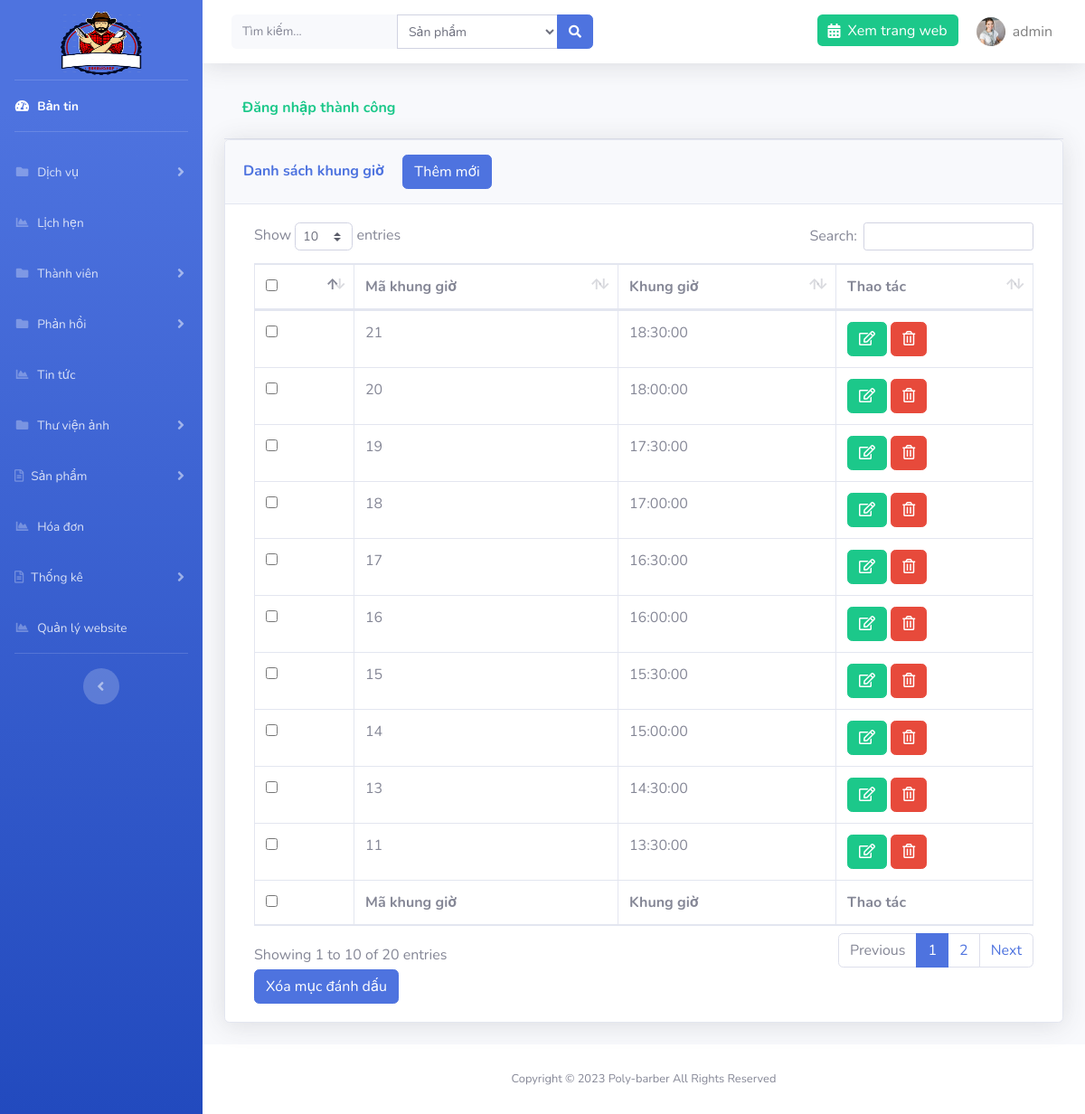
/admin/?page=time (signed in), run on the app's committed database.
### tables this page shows
CREATE TABLE `setting` (
  `id` int(11) NOT NULL,
  `logo` varchar(191) NOT NULL,
  `file_ico` varchar(191) NOT NULL,
  `title` varchar(191) NOT NULL,
  `introduce` text NOT NULL,
  `slogan` varchar(191) NOT NULL
);

CREATE TABLE `word_time` (
  `id` int(11) NOT NULL,
  `time` time NOT NULL
);

### libs/database.php (called while the page is built, shortened)
<?php
function connection()
{
    try {
       $conn = new PDO("mysql:host=localhost; dbname=cattoc; charset=utf8", "root", "");
    } catch (PDOException $e) {
        echo "Lỗi Kết nối" . $e->getMessage();
    }
    return $conn;
}
function listAll($table){
    $conn = connection();
    try{
        $sql = "SELECT * FROM $table ORDER BY id DESC";
        $stmt = $conn->prepare($sql);
        $stmt->execute();
        $result = $stmt->fetchAll(PDO::FETCH_ASSOC);
    }catch (PDOException $e){
        echo "Lỗi xử lý dữ liệu".$e->getMessage();
    }finally{
        unset($conn);
    }
    return $result;
}
function query_limit($sql) {
    $conn = connection();
    try {
        $stmt = $conn->prepare($sql);
        $stmt->execute();
        $result = $stmt->fetch(PDO::FETCH_ASSOC);
        return $result;
    } catch (PDOException $e) {
        echo "Lỗi dữ liệu" . $e->getMessage();
    } finally {
        unset($conn);
    }
}

### libs/setting.php (called while the page is built, shortened)
<?php
require_once "database.php";
function list_limit_setting(){
    $sql = "SELECT * from setting order by id limit 0,1";
    return query_limit($sql);
}

### libs/word_time.php (called while the page is built, shortened)
<?php
require_once "database.php";
function list_all_time(){
    return listAll('word_time');
}

### admin/times/index.php (the view, shortened to what this page needs)
<?php
$time = list_all_time();
?>
<div class="container-fluid">
    <?php if (isset($_SESSION['message'])) : ?>
        <div class="card-header py-3 text-success">
            <h6 class="font-weight-bold"><?= $_SESSION['message'] ?></h6>
        </div>
    <?php endif; ?>
    <div class="card shadow mb-4">
        <div class="card-header py-3">
            <h6 class="m-0 font-weight-bold text-primary">Danh sách khung giờ <a href="<?= ROOT ?>admin/?page=time&action=add" class="btn btn-primary ml-3">Thêm mới</a></h6>
        </div>
        <div class="card-body">
            <div class="table-responsive">
                <form action="" method="POST" class="col-md-12">
                    <table class="table table-bordered" id="dataTable" width="100%" cellspacing="0">
                        <thead>
                            <tr>
                                <th>
                                    <input type="checkbox" name="checkall" class="checkall">
                                </th>
                                <th>Mã khung giờ</th>
                                <th>Khung giờ</th>
                                <th>Thao tác</th>
                            </tr>
                        </thead>
                        <tfoot>
                            <tr>
                            <th>
                                <input type="checkbox" name="checkall" class="checkall">
                                </th>
                                <th>Mã khung giờ</th>
                                <th>Khung giờ</th>
                                <th>Thao tác</th>
                            </tr>
                        </tfoot>
                        <tbody>
                            <?php foreach ($time as $t) : ?>
                                <tr>
                                    <td>
                                        <input type="checkbox" name="id[]" id="" value="<?= $t['id'] ?>">
                                    </td>
                                    <td><?= $t['id'] ?></td>
                                    <td><?= $t['time'] ?></td>
                                    <td>
                                        <a href="<?= ROOT ?>admin/?page=time&action=edit&id=<?= $t['id'] ?>" class="btn btn-success"><i class="far fa-edit"></i></a>
                                        <a href="<?= ROOT ?>admin/?page=time&id=<?= $t['id'] ?>" onclick="return confirm('Bạn có chắc muốn xóa không')" class="btn btn-danger"><i class="far fa-trash-alt"></i></a>
                                    </td>
                                </tr>
                            <?php endforeach; ?>
                        </tbody>
                    </table>
                    <button type="submit" class="btn btn-primary" id="btndel-category" name="btn-del">Xóa mục đánh dấu</button>
                </form>
            </div>
        </div>
    </div>
</div>

### admin/template/header.php (shortened to what this page needs)
<?php $setting = list_limit_setting(); ?>
<!DOCTYPE html>
<html lang="en">
<head>
    <link href="resource/vendor/fontawesome-free/css/all.min.css" rel="stylesheet" type="text/css">
    <link rel="stylesheet" href="resource/vendor/select2.min.css" />
<link rel="stylesheet" href="https://maxcdn.bootstrapcdn.com/bootstrap/4.4.1/css/bootstrap.min.css">
    <link href="resource/css/sb-admin-2.css" rel="stylesheet">
    <link href="resource/vendor/datatables/dataTables.bootstrap4.min.css" rel="stylesheet">
</head>
<body id="page-top">
    <div id="wrapper">
        <ul class="navbar-nav bg-gradient-primary sidebar sidebar-dark accordion" id="accordionSidebar">
            <a class="sidebar-brand d-flex align-items-center justify-content-center mb-3 pt-5" href="<?=ROOT?>admin">
                <img src="../images/<?=$setting['logo']?>" alt="logo" width="90" height="70">
            </a>
            <hr class="sidebar-divider my-0">
            <li class="nav-item active">
                <a class="nav-link" href="<?= ROOT ?>admin">
                    <i class="fas fa-fw fa-tachometer-alt"></i>
                    <span>Bản tin</span></a>
            </li>
            <hr class="sidebar-divider">
            <li class="nav-item">
                <a class="nav-link collapsed" href="#" data-toggle="collapse" data-target="#collapsePages" aria-expanded="true" aria-controls="collapsePages">
                    <i class="fas fa-fw fa-folder"></i>
                    <span>Dịch vụ</span>
                </a>
            </li>
            <li class="nav-item">
                <a class="nav-link" href="<?= ROOT ?>admin/?page=appointment">
                    <i class="fas fa-fw fa-chart-area"></i>
                    <span>Lịch hẹn</span></a>
            </li>
             <li class="nav-item">
                <a class="nav-link collapsed" href="#" data-toggle="collapse" data-target="#collapsePages2" aria-expanded="true" aria-controls="collapsePages">
                    <i class="fas fa-fw fa-folder"></i>
                    <span>Thành viên</span>
                </a>
            </li>
             <li class="nav-item">
                <a class="nav-link collapsed" href="#" data-toggle="collapse" data-target="#collapsePages3" aria-expanded="true" aria-controls="collapsePages">
                    <i class="fas fa-fw fa-folder"></i>
                    <span>Phản hồi</span>
                </a>
            </li>
               <li class="nav-item">
                <a class="nav-link" href="<?= ROOT ?>admin/?page=new">
                    <i class="fas fa-fw fa-chart-area"></i>
                    <span>Tin tức</span></a>
            </li>
  <li class="nav-item">
                <a class="nav-link collapsed" href="#" data-toggle="collapse" data-target="#collapsePages4" aria-expanded="true" aria-controls="collapsePages">
                    <i class="fas fa-fw fa-folder"></i>
                    <span>Thư viện ảnh</span>
                </a>
            </li>
            <li class="nav-item">
                <a class="nav-link collapsed" href="#" data-toggle="collapse" data-target="#collapseTwo" aria-expanded="true" aria-controls="collapseTwo">
                    <i class="far fa-file-alt"></i>
                    <span>Sản phẩm</span>
                </a>
            </li>
            <li class="nav-item">
                <a class="nav-link" href="<?= ROOT ?>admin/?page=order">
                    <i class="fas fa-fw fa-chart-area"></i>
                    <span>Hóa đơn</span></a>
            </li>
            <li class="nav-item">
                <a class="nav-link collapsed" href="#" data-toggle="collapse" data-target="#collapseTwo1" aria-expanded="true" aria-controls="collapseTwo">
                    <i class="far fa-file-alt"></i>
                    <span>Thống kê</span>
                </a>
            </li>
               <li class="nav-item">
                <a class="nav-link" href="<?= ROOT ?>admin/?page=setting">
                    <i class="fas fa-fw fa-chart-area"></i>
                    <span>Quản lý website</span></a>
            </li>
            <hr class="sidebar-divider d-none d-md-block">
            <div class="text-center d-none d-md-inline">
                <button class="rounded-circle border-0" id="sidebarToggle"></button>
            </div>
        </ul>
        <div id="content-wrapper" class="d-flex flex-column">
            <div id="content">
                <nav class="navbar navbar-expand navbar-light bg-white topbar mb-4 static-top shadow">
                    <form class="d-none d-sm-inline-block form-inline mr-auto ml-md-3 my-2 my-md-0 mw-100 navbar-search" method="POST" action="<?= ROOT ?>admin/search.php">
                        <div class="input-group">
                            <input name="keyword" type="text" title="Vui lòng nhập nội dung tìm kiếm" class="form-control bg-light border-0 small" placeholder="Tìm kiếm..." aria-label="Search" aria-describedby="basic-addon2" required>
                            <select name="select_search" id="" class="form-control form-control-sm select-search">
                        <option value="1">Sản phẩm</option>
                    </select>
                            <div class="input-group-append">
                                <button class="btn btn-primary" type="submit">
                                    <i class="fas fa-search fa-sm"></i>
                                </button>
                            </div>
                        </div>
                    </form>
                    <ul class="navbar-nav ml-auto">
                        <li class="nav-item no-arrow">
                            <a href="<?=ROOT?>" class="nav-link bg-success text-white h-50 mt-3 rounded"><i class="fas fa-calendar-alt mr-2"></i>Xem trang web</a>
                        </li>
                        <li class="nav-item dropdown no-arrow">
                            <a class="nav-link dropdown-toggle" href="" id="userDropdown" role="button" data-toggle="dropdown" aria-haspopup="true" aria-expanded="false">
                                <img class="img-profile rounded-circle" src="../images/users/<?=$_SESSION['user']['images']?>">
                                <span class="ml-2 mr-2 text-black-50"><?=$_SESSION['user']['account']?></span>
                            </a>
                        </li>
                    </ul>
                </nav>

### data on the page
setting: logo (picture)
word_time: id "21", time "18:30:00"
word_time: id "20", time "18:00:00"
word_time: id "19", time "17:30:00"
word_time: id "18", time "17:00:00"
word_time: id "17", time "16:30:00"
word_time: id "16", time "16:00:00"
word_time: id "15", time "15:30:00"
word_time: id "14", time "15:00:00"
word_time: id "13", time "14:30:00"
word_time: id "11", time "13:30:00"

### other printed values
$_SESSION['user']['account'] "admin"
$_SESSION['message'] "Đăng nhập thành công"
